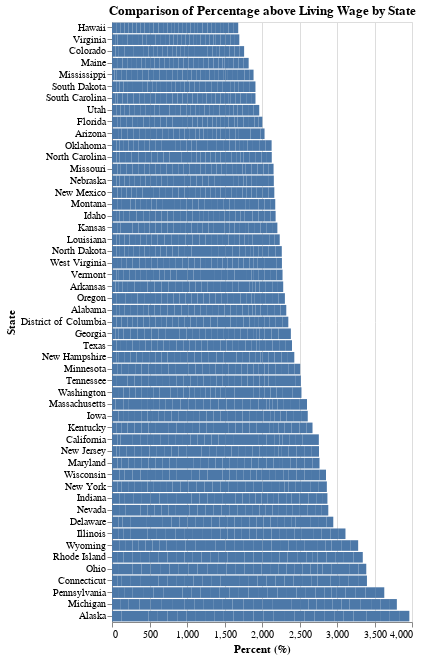

Notebook code cell kept with this figure:
### Code cell
data_sal['difference'] = round(data_sal['salary']- data_sal['adjusted'],2)
data_sal['percent_above'] = round((data_sal['salary']/data_sal['adjusted'])*100-100,2)
diff_df = data_sal[(data_sal['State'].str.contains("Average") == False)]
diff_df = diff_df[(diff_df['State'].str.contains("Public") == False)]

option_ar = ["","2021","2020","2019","2018","2017", "2016", "2015", "2014", "2013", "2012", "2011","2010","2009","2008","2007", "2006", "2005", "2004", "2003", "2000", "1990","1980", "1970"]

dropdown = alt.binding_select (options=option_ar, name="Select a year:")

selection = alt.selection(
    type="single",
    fields=['year'],
    bind=dropdown,
)

bottom = alt.Chart(diff_df).mark_bar().encode(
    alt.X('percent_above:Q', axis=alt.Axis(title="Percent (%)")),
    tooltip=["State", "percent_above"],
    y = alt.Y(field='State', sort=alt.EncodingSortField('percent_above')),    
).properties(
    width=300, height=600,
    title='Comparison of Percentage above Living Wage by State'
).add_selection(
    selection
).transform_filter(
    selection
    
)


from IPython.display import HTML
display(HTML("""
<style>
form.vega-bindings {
  position: absolute;
  left: 500px;
  top: -4px;
}
</style>
"""))

display(bottom)

### Figure 1 — Vega-Lite specification as saved in the notebook (floating-point values rounded to 4 significant figures; data arrays with more than 128 entries replaced by an {"elided": "..."} marker saying what was removed)
{"config": {"view": {"continuousWidth": 400, "continuousHeight": 300}}, "data": {"name": "data-91e2948122f80fe5aa49f1216c52e52f"}, "mark": "bar", "encoding": {"tooltip": [{"field": "State", "type": "nominal"}, {"field": "percent_above", "type": "quantitative"}], "x": {"axis": {"title": "Percent (%)"}, "field": "percent_above", "type": "quantitative"}, "y": {"field": "State", "sort": {"field": "percent_above"}}}, "height": 600, "selection": {"selector258": {"type": "single", "fields": ["year"], "bind": {"input": "select", "options": ["", "2021", "2020", "2019", "2018", "2017", "2016", "2015", "2014", "2013", "2012", "2011", "2010", "2009", "2008", "2007", "2006", "2005", "2004", "2003", "2000", "1990", "1980", "1970"], "name": "Select a year:"}}}, "title": "Comparison of Percentage above Living Wage by State", "transform": [{"filter": {"selection": "selector258"}}], "width": 300, "$schema": "https://vega.github.io/schema/vega-lite/v4.17.0.json", "datasets": {"data-91e2948122f80fe5aa49f1216c52e52f": {"elided": "1529 records"}}}
